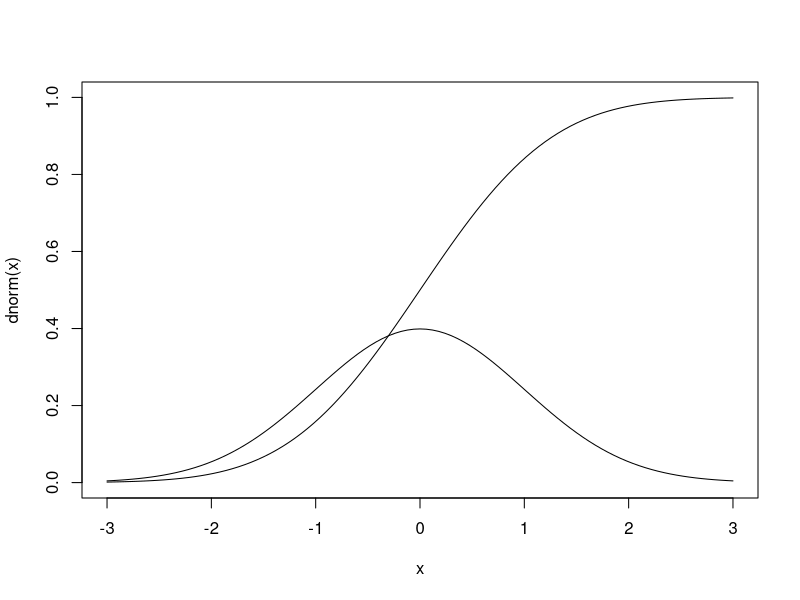
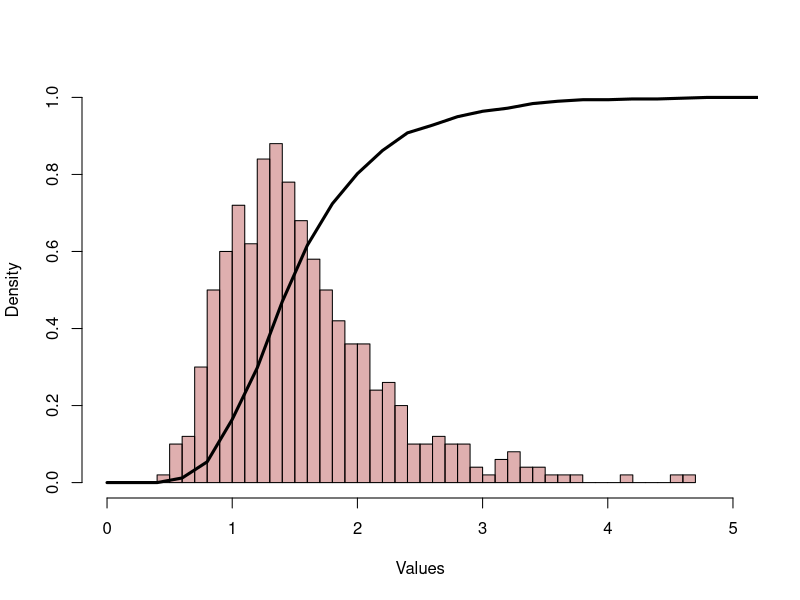

These figures' R source, in order: (Note: this script raises an error after producing the figures.)
set.seed(124)

col = c("#99000050", "#00990050")



curve(dnorm, -3,3, ylim = c(0,1))
curve(pnorm, -3,3, add = T)

x = rlnorm(500, meanlog = 0.4, sdlog = 0.4)

hist(x, xlim = c(-0,5), breaks = 50, col = col[1], main = "", xlab = "Values", freq = F, ylim = c(0,1))

ecdens = ecdf(x)
dens = function(x) ecdens(x)

curve(dens, 0,20, add = T, lwd = 3)




hist(rpois(500, lambda  = rnorm(500, mean = 5, sd = 4)) + 0.2, xlim = c(-0.2,20), breaks = seq(-0.2,20,0.2), col = col[2], add = T)

legend("topright", legend = c("conditional", "unconditional"), pch = c(15,15), col = col)
